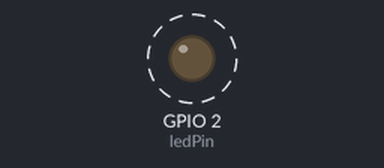
A program run on a simulated ESP32. Parts: output pins drawn as LEDs (lit = HIGH). Dashed ring = blinking.

Above: at 0.5 s.
Timing chart, 0 to 4.6 s (numbered marks = the images above):
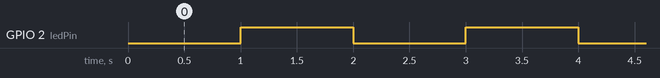

The program:

main.cpp
```cpp
#include <Arduino.h> // thư viện của Arduino framework

const int ledPin = 2; // biến lưu số hiệu của chân điều khiển đèn LED trên mạch (2)
int ledState = LOW;   // biến lưu trạng thái của chân điều khiển LED hiện tại
                      // (LOW là 0 - mức điện áp 0V; HIGH là 1 - mức điện áp nguồn (3.3V đối với ESP32 này))

unsigned long previousMillis = 0; // biến lưu mốc thời gian gần nhất LED đổi trạng thái
const long interval = 1000;       // biến lưu thời gian duy trì trạng thái

void setup()
{
  pinMode(ledPin, OUTPUT); // khai báo chân 2 là chân xuất điện áp
}

void loop()
{
  unsigned long currentMillis = millis(); // biến lưu thời gian đã trôi qua kể từ khi chương trình chạy ở lần lặp này

  if (currentMillis - previousMillis >= interval) // nếu khoảng cách từ lần gần nhất LED đổi trạng thái tới hiện tại đã vượt quá thời gian duy trì trạng thái...
                                                  // -> đã đến lúc đảo trạng thái LED
  {
    previousMillis = currentMillis; // gán mốc thời gian hiện tại vào biến lưu mốc thời gian gần nhất LED đổi trạng thái để phục vụ cho lần đo khoảng cách thời gian sau

    // đảo trạng thái LED
    if (ledState == LOW)
    {
      ledState = HIGH;
    }
    else
    {
      ledState = LOW;
    }

    digitalWrite(ledPin, ledState); //  ra tín hiệu áp dụng xuống mạch
  }
}
```

Measured:
- by itself, GPIO 2 (ledPin): alternates HIGH for 1.0 s and LOW for 1.0 s
